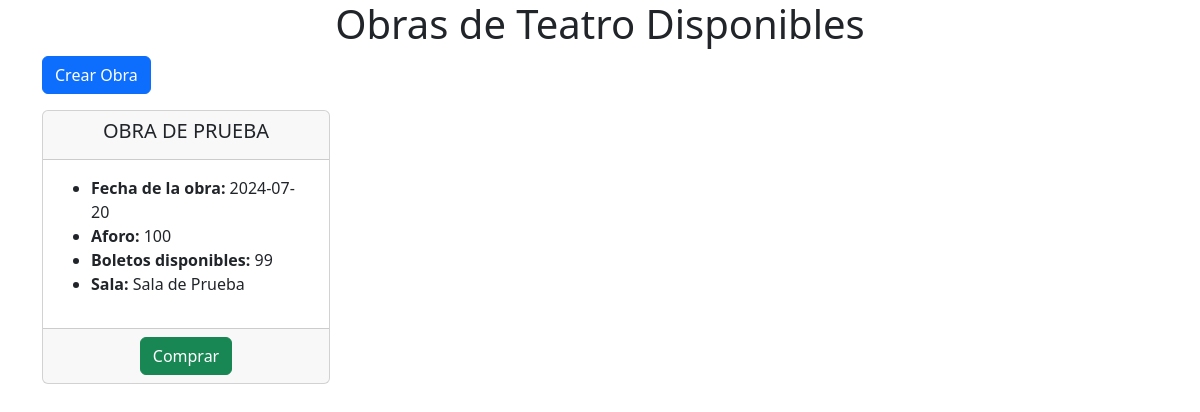
Before: / with the older database file.
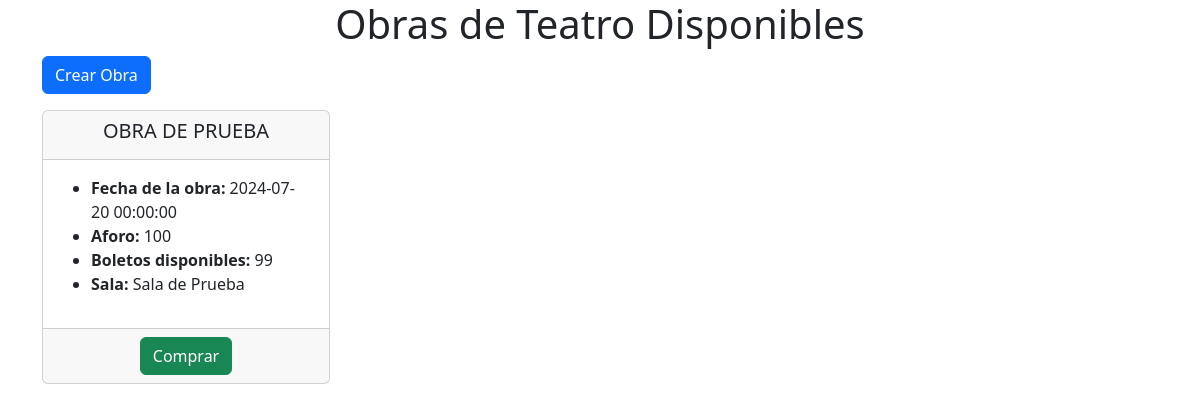
After: the same page with the newer database file.
### tables this page shows
CREATE TABLE `obra` (
  `cod_obra` int(11) NOT NULL,
  `nombre` varchar(255) NOT NULL,
  `fecha_obra` datetime NOT NULL,
  `aforo` int(11) NOT NULL,
  `disponibles` int(11) NOT NULL,
  `sala` varchar(255) NOT NULL
);

### Config/BD.php (called while the page is built, shortened)
<?php
	class BD {
		private static $instance = null;
		private $conn;
		private $host = 'localhost';
		private $user = 'root';
		private $pass = '';
		private $name = 'TEATRO';
		private function __construct() {
			$this->conn = new mysqli($this->host, $this->user, $this->pass, $this->name);
		}
		public static function getInstance() {
			if (!self::$instance) {
				self::$instance = new BD();
			}
			return self::$instance;
		}
		public function getConnection() {
			return $this->conn;
		}
	}
?>

### Controllers/ObraController.php (called while the page is built, shortened)
<?php
	require_once './Config/BD.php';
	require_once './Models/Obra.php';
    class ObraController {
        public function listarObras() {
            $obra = new Obra();
            return $obra->listarObrasDisponibles();
        }
    }
?>

### Models/Obra.php (called while the page is built, shortened)
<?php
	class Obra {
		private $conn;
		public function __construct() {
			$this->conn = BD::getInstance()->getConnection();
		}
		public function listarObrasDisponibles() {
			$today = date('Y-m-d');
			$sql = "SELECT * FROM OBRA WHERE disponibles > 0 AND fecha_obra > '$today'";
			$result = $this->conn->query($sql);
			$obras = [];
			if ($result->num_rows > 0) {
				while($row = $result->fetch_assoc()) {
					$obras[] = $row;
				}
			}
			return $obras;
		}
	}
?>

### index.php (the view, shortened to what this page needs)
<?php
    include 'Components/Head.php';
	require_once 'Config/BD.php';
	require_once 'Controllers/ObraController.php';
    $controller = new ObraController();
    $obrasDisponibles = $controller->listarObras();
?>
        <h1 class="text-center">Obras de Teatro Disponibles</h1>
        <button type="button" class="btn btn-primary mb-3" data-bs-toggle="modal" data-bs-target="#crearObra">Crear Obra</button>
        <div class="row">
            <?php foreach ($obrasDisponibles as $obra): ?>
            <div class="col-12 col-md-3 mb-3">
                <div class="card" style="width: 18rem;">
                    <div class="card-header">
                        <h5 class="card-title text-center font-weight-bold"><?php echo $obra['nombre']; ?></h5>
                    </div>
                    <div class="card-body">
                        <ul>
                            <li><span class="fw-bold">Fecha de la obra: </span><?php echo $obra['fecha_obra']; ?></li>
                            <li><span class="fw-bold">Aforo: </span><?php echo $obra['aforo']; ?></li>
                            <li><span class="fw-bold">Boletos disponibles: </span><?php echo $obra['disponibles']; ?></li>
                            <li><span class="fw-bold">Sala: </span><?php echo $obra['sala']; ?></li>
                        </ul>
                    </div>
                    <div class="card-footer text-center">
                        <a class="btn btn-success" href="Views/venta.php?cod_obra=<?php echo $obra['cod_obra']; ?>">Comprar</a>
                    </div>
                </div>
            </div>
            <?php endforeach; ?>
        </div>
<?php include 'Components/BodyHtml.php'; ?>

### Components/Head.php (shortened to what this page needs)
<!DOCTYPE html>
<html lang="es">
    <head>
        <link href="https://cdn.jsdelivr.net/npm/bootstrap@5.3.3/dist/css/bootstrap.min.css" rel="stylesheet">
    </head>
    <body>
        <div class="container">

### Components/BodyHtml.php (shortened to what this page needs)
            </div>
    </body>
</html>

Changed rows visible on the page:
changed obra "OBRA DE PRUEBA": fecha_obra "2024-07-20" → "2024-07-20 00:00:00"
